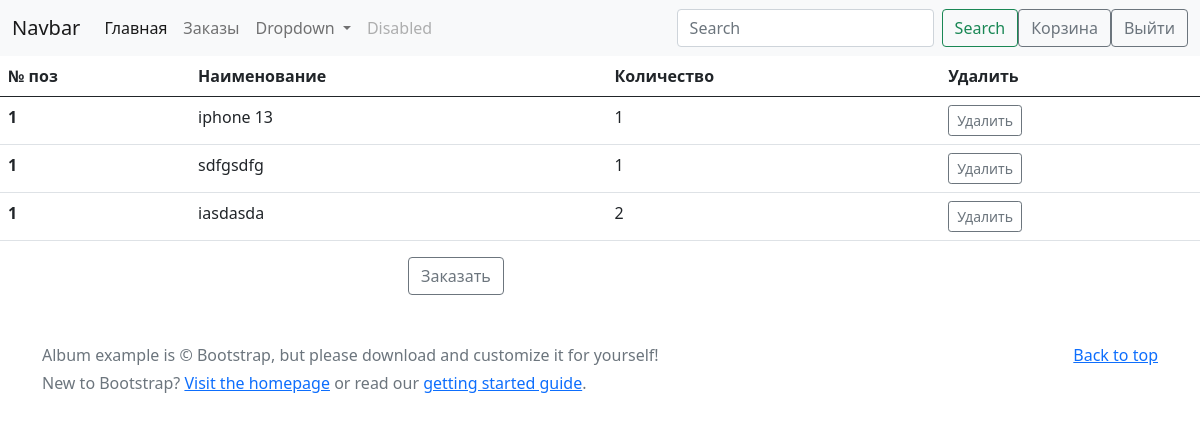
/product/ (signed in), run on an earlier commit of the app's database.
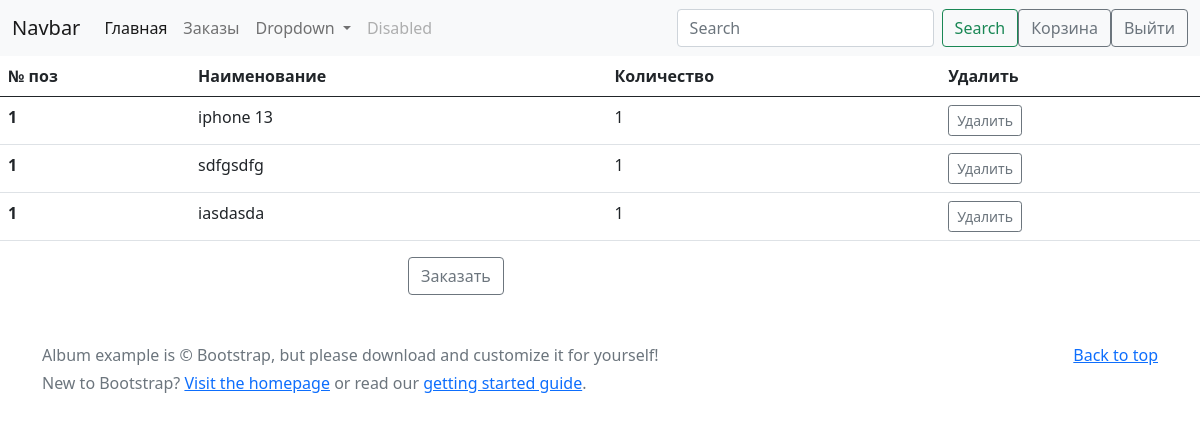
And on a later commit of the database.
### product/models.py (models this page shows)
class ProductBasket(models.Model):
    id_product = models.ForeignKey(Product, on_delete=models.CASCADE)
    id_basket = models.ForeignKey(Basket, on_delete=models.CASCADE, null=True, blank=True)
    numbers = models.IntegerField()
    price = models.FloatField()

class Product(models.Model):
    name = models.CharField(max_length=255)
    description = models.TextField(max_length=500)
    amount = models.IntegerField()
    price = models.FloatField()
    thumbnail = models.ImageField(upload_to='./product', default='./product/Null.png'
                                  )
    id_category = models.ForeignKey(Category, on_delete=models.CASCADE)
    id_produser = models.ForeignKey(Produser, on_delete=models.CASCADE)

### product/views.py (the view)
# urls.py: path('', views.BasketView.as_view(), name='basket'),
class BasketView(View):
    def get(self, request):
        basket = Basket.objects.get(id_customer=get_user(request))
        product = ProductBasket.objects.filter(id_basket=basket)
        return render(request, 'product/index.html', {'products': product})

### account/services/account.py (called while the page is built)
def get_user(request):
    if request.user.is_authenticated:
        user = request.user
        user_profile = UserProfile.objects.get(user=user)
        return user_profile
    else:
        return None

### product/templates/product/index.html (shortened to what this page needs)
{% extends "lending/base.html" %}
{% block content %}
<main>
    <table class="table">
        <thead>
        <tr>
            <th scope="col">№ поз</th>
            <th scope="col">Наименование</th>
            <th scope="col">Количество</th>
            <th scope="col">Удалить</th>
        </tr>
        </thead>
        <tbody> {% for product_basket in products %}
        <tr>
            <th scope="row">1</th>
            <td>{{product_basket.id_product.name}}</td>
            <td>{{product_basket.numbers}}</td>
            <td>
                <form action="{% url 'product:delete_product'%}" method="POST">
                    <button type="submit" class="btn btn-sm btn-outline-secondary">Удалить</button>
                </form>
            </td>
        </tr>
        {% endfor %}
        </tbody>
    </table>
    <div class="row">
        <div class="col"></div>
        <div class="col">
            <a class="btn btn-outline-secondary" href="{% url 'product:order_complete' %}">Заказать</a>
        </div>
        <div class="col"></div>
    </div>
</main>
{% endblock content %}

### lending/templates/lending/base.html (shortened to what this page needs)
<!doctype html>
<html lang="en">
<head>
    {% load static %}
    <link href="{% static 'lending/css/bootstrap.min.css' %}" rel="stylesheet">
</head>
<body>
<header>
    <nav class="navbar navbar-expand-lg navbar-light bg-light">
        <div class="container-fluid">
            <a class="navbar-brand" href="#">Navbar</a>
            <div class="collapse navbar-collapse" id="navbarSupportedContent">
                <ul class="navbar-nav me-auto mb-2 mb-lg-0">
                    <li class="nav-item">
                        <a class="nav-link active" aria-current="page" href="{% url 'lending:index' %}">Главная</a>
                    </li>
                    <li class="nav-item">
                        <a class="nav-link" href="{% url 'product:order_list' %}">Заказы</a>
                    </li>
                    <li class="nav-item dropdown">
                        <a class="nav-link dropdown-toggle" href="#" id="navbarDropdown" role="button"
                           data-bs-toggle="dropdown" aria-expanded="false">
                            Dropdown
                        </a>
                    </li>
                    <li class="nav-item">
                        <a class="nav-link disabled">Disabled</a>
                    </li>
                </ul>
                <form class="d-flex">
                    <input class="form-control me-2" type="search" placeholder="Search" aria-label="Search">
                    <button class="btn btn-outline-success" type="submit">Search</button>
                    <a class="btn btn-outline-secondary" href="{% url 'product:basket' %}">Корзина</a>
                </form>
                {% if user.is_authenticated %}
                <a class="btn btn-outline-secondary" href="{% url 'account:logout' %}">Выйти</a>
                {% else %}
                <a class="btn btn-outline-secondary" href="{% url 'account:auth' %}">Вход</a>
                {% endif %}
            </div>
        </div>
    </nav>
</header>
{% block content %}
{% endblock %}
<footer class="text-muted py-5">
    <div class="container">
        <p class="float-end mb-1">
            <a href="#">Back to top</a>
        </p>
        <p class="mb-1">Album example is &copy; Bootstrap, but please download and customize it for yourself!</p>
        <p class="mb-0">New to Bootstrap? <a href="/">Visit the homepage</a> or read our <a
                href="../getting-started/introduction/">getting started guide</a>.</p>
    </div>
</footer>
</body>
</html>

What changed in the data, as far as the page shows it:
changed ProductBasket "iasdasda": numbers "2" → "1"
